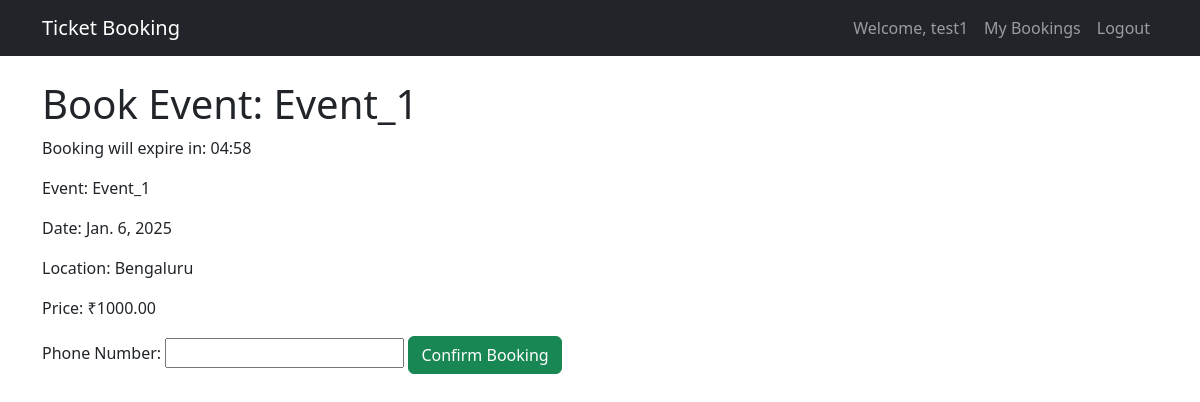
The page /event/1/book/ (signed in) on the database its author committed.
### events/models.py (models this page shows, shortened)
class Event(models.Model):
    CATEGORY_CHOICES = [
        ('music', 'Music'),
        ('movies', 'Movies'),
        ('sports', 'Sports'),
        ('theatre', 'Theatre'),
        ('comedy', 'Comedy'),
        ('conference', 'Conference'),
    ]
    name = models.CharField(max_length=200)
    category = models.CharField(max_length=20, choices=CATEGORY_CHOICES)
    description = models.TextField()
    date = models.DateField()
    time = models.TimeField()
    location = models.CharField(max_length=200)
    price = models.DecimalField(max_digits=10, decimal_places=2)
    available_tickets = models.IntegerField()

### events/views.py (the view, shortened to what this page needs)
# urls.py: path("event/<int:event_id>/book/", views.book_event, name="book_event"),
@login_required
def book_event(request, event_id):
    event = get_object_or_404(Event, id=event_id)
    if event.available_tickets <= 0:
        messages.error(request, "No tickets available for this event.")
        return redirect("home")
    booking_start_time = request.session.get("booking_start_time")
    if booking_start_time:
        booking_start_time = make_aware(datetime.strptime(booking_start_time, "%Y-%m-%d %H:%M:%S"))
        if now() > booking_start_time + timedelta(minutes=5):
            del request.session["booking_start_time"]
            messages.error(request, "Booking time expired. Please try again.")
            return redirect("home")
    if "booking_start_time" not in request.session:
        request.session["booking_start_time"] = now().strftime("%Y-%m-%d %H:%M:%S")
    return render(request, "events/book_event.html", {"event": event})

### templates/events/book_event.html (shortened to what this page needs)
{% extends "base.html" %}
{% block content %}
<h1>Book Event: {{ event.name }}</h1>
<p>Booking will expire in: <span id="timer">05:00</span></p>
<p>Event: {{ event.name }}</p>
<p>Date: {{ event.date }}</p>
<p>Location: {{ event.location }}</p>
<p>Price: ₹{{ event.price }}</p>
<form method="POST">
    <label for="user_phone">Phone Number:</label>
    <input type="text" id="user_phone" name="user_phone" required>
    <button type="submit" class="btn btn-success">Confirm Booking</button>
</form>
{% endblock %}

### templates/base.html (shortened to what this page needs)
<!DOCTYPE html>
<html lang="en">
  <head>
    <link
      href="https://cdn.jsdelivr.net/npm/bootstrap@5.3.0/dist/css/bootstrap.min.css"
      rel="stylesheet"
    />
  </head>
  <body>
    <nav class="navbar navbar-expand-lg navbar-dark bg-dark">
      <div class="container">
        <a class="navbar-brand" href="{% url 'home' %}">Ticket Booking</a>
        <div class="navbar-nav">
          {% if user.is_authenticated %}
          <a class="nav-link" href="#">Welcome, {{ user.username }}</a>
          <a class="nav-link" href="{% url 'booking_history' %}">My Bookings</a>
          <a class="nav-link" href="{% url 'logout' %}">Logout</a>
          {% else %}
          <a class="nav-link" href="{% url 'register' %}">Register</a>
          <a class="nav-link" href="{% url 'login' %}">Login</a>
          {% endif %}
        </div>
      </div>
    </nav>
    <div class="container mt-4">{% block content %}{% endblock %}</div>
  </body>
</html>

### rows shown on the page
Event: name "Event_1", date "Jan. 6, 2025", location "Bengaluru", price "1000.00"

### other values the page prints
{{ user.username }} "test1"
